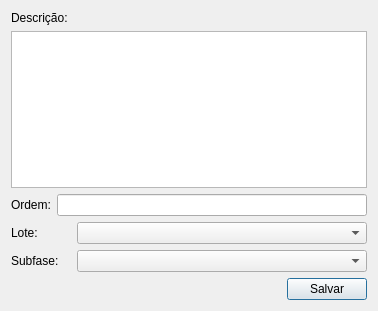
<?xml version="1.0" encoding="UTF-8"?>
<ui version="4.0">
 <class>Dialog</class>
 <widget class="QDialog" name="Dialog">
  <property name="geometry">
   <rect>
    <x>0</x>
    <y>0</y>
    <width>378</width>
    <height>311</height>
   </rect>
  </property>
  <property name="windowTitle">
   <string>Dialog</string>
  </property>
  <layout class="QGridLayout" name="gridLayout">
   <item row="0" column="0">
    <layout class="QVBoxLayout" name="verticalLayout">
     <item>
      <widget class="QLabel" name="label_3">
       <property name="text">
        <string>Descrição:</string>
       </property>
      </widget>
     </item>
     <item>
      <widget class="QTextEdit" name="descriptionTe"/>
     </item>
    </layout>
   </item>
   <item row="1" column="0">
    <layout class="QHBoxLayout" name="horizontalLayout_2">
     <item>
      <widget class="QLabel" name="label_4">
       <property name="text">
        <string>Ordem:</string>
       </property>
      </widget>
     </item>
     <item>
      <widget class="QLineEdit" name="orderLe"/>
     </item>
    </layout>
   </item>
   <item row="2" column="0">
    <layout class="QHBoxLayout" name="horizontalLayout_4">
     <item>
      <widget class="QLabel" name="label_2">
       <property name="sizePolicy">
        <sizepolicy hsizetype="Fixed" vsizetype="Preferred">
         <horstretch>0</horstretch>
         <verstretch>0</verstretch>
        </sizepolicy>
       </property>
       <property name="maximumSize">
        <size>
         <width>60</width>
         <height>16777215</height>
        </size>
       </property>
       <property name="text">
        <string>Lote:</string>
       </property>
      </widget>
     </item>
     <item>
      <widget class="QComboBox" name="lotCb"/>
     </item>
    </layout>
   </item>
   <item row="3" column="0">
    <layout class="QHBoxLayout" name="horizontalLayout_3">
     <item>
      <widget class="QLabel" name="label">
       <property name="sizePolicy">
        <sizepolicy hsizetype="Fixed" vsizetype="Preferred">
         <horstretch>0</horstretch>
         <verstretch>0</verstretch>
        </sizepolicy>
       </property>
       <property name="maximumSize">
        <size>
         <width>60</width>
         <height>16777215</height>
        </size>
       </property>
       <property name="text">
        <string>Subfase:</string>
       </property>
      </widget>
     </item>
     <item>
      <widget class="QComboBox" name="subphaseCb"/>
     </item>
    </layout>
   </item>
   <item row="4" column="0">
    <layout class="QHBoxLayout" name="horizontalLayout">
     <item>
      <spacer name="horizontalSpacer">
       <property name="orientation">
        <enum>Qt::Horizontal</enum>
       </property>
       <property name="sizeHint" stdset="0">
        <size>
         <width>40</width>
         <height>20</height>
        </size>
       </property>
      </spacer>
     </item>
     <item>
      <widget class="QPushButton" name="saveBtn">
       <property name="text">
        <string>Salvar</string>
       </property>
      </widget>
     </item>
    </layout>
   </item>
  </layout>
 </widget>
 <tabstops>
  <tabstop>saveBtn</tabstop>
  <tabstop>subphaseCb</tabstop>
 </tabstops>
 <resources/>
 <connections/>
</ui>
